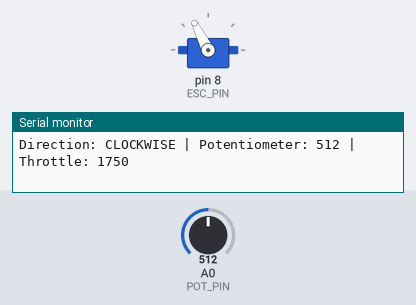
The sketch below on a simulated Arduino Uno, built with avr-gcc and run on an emulated ATmega328P. On the bench: servo, the last lines printed to the serial monitor. The test bench sets the inputs (shaded band); at power-on: A0 (POT_PIN) = 512.

Above: at 3.2 s.
3.3 s: A0 (POT_PIN) set to 1023
At 4.5 s:
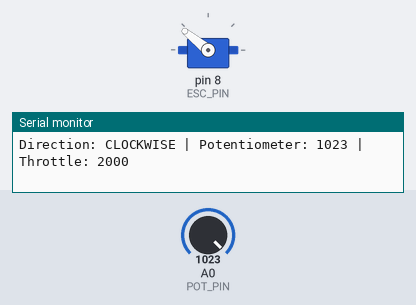
4.8 s: A0 (POT_PIN) set to 900
At 5.5 s:
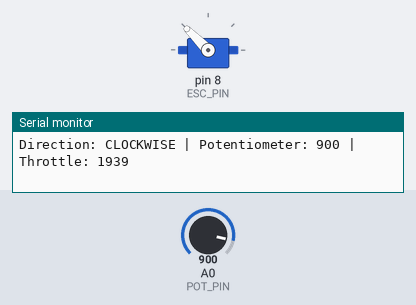
6.3 s: A0 (POT_PIN) set to 511
At 7.7 s:
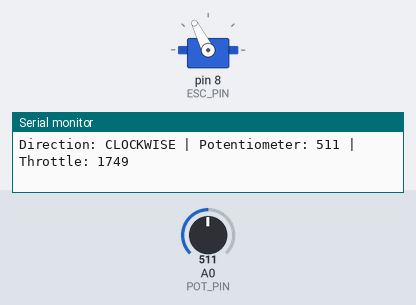
Timing chart, 0 to 9.3 s (numbered marks = the images above; inputs shaded):
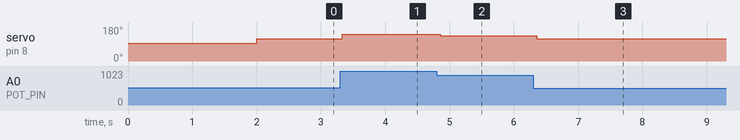

The sketch:

CLOCKWISE_DIRECTION.ino
```cpp
#include <Servo.h>

Servo ESC;                // Create servo object for ESC
#define ESC_PIN 8         // ESC signal pin
#define POT_PIN A0        // Potentiometer pin

void setup() {
  Serial.begin(9600);
  ESC.attach(ESC_PIN);

  Serial.println("Initializing ESC for Clockwise rotation...");
  ESC.writeMicroseconds(1500);   // Neutral (Stop)
  delay(2000);                   // Wait 2 seconds for ESC to arm
  Serial.println("ESC armed and ready (Clockwise Mode).");
}

void loop() {
  int potValue = analogRead(POT_PIN);     // Read potentiometer (0–1023)

  // Map 0–1023 → 1500–2000 (neutral to full forward)
  int throttle = map(potValue, 0, 1023, 1500, 2000);

  ESC.writeMicroseconds(throttle);

  Serial.print("Direction: CLOCKWISE | Potentiometer: ");
  Serial.print(potValue);
  Serial.print(" | Throttle: ");
  Serial.println(throttle);

  delay(50);
}

/*
To switch to ANTICLOCKWISE mode,
replace this line:
    int throttle = map(potValue, 0, 1023, 1500, 2000);
with:
    int throttle = map(potValue, 0, 1023, 1500, 1000);
*/
```

Measured:
- after the input at 3.3 s, servo on pin 8 (ESC_PIN): 117° → 141° at once
- after the input at 4.8 s, servo on pin 8 (ESC_PIN): 141° → 135° after 0.06 s
- after the input at 6.3 s, servo on pin 8 (ESC_PIN): 135° → 117° after 0.05 s
